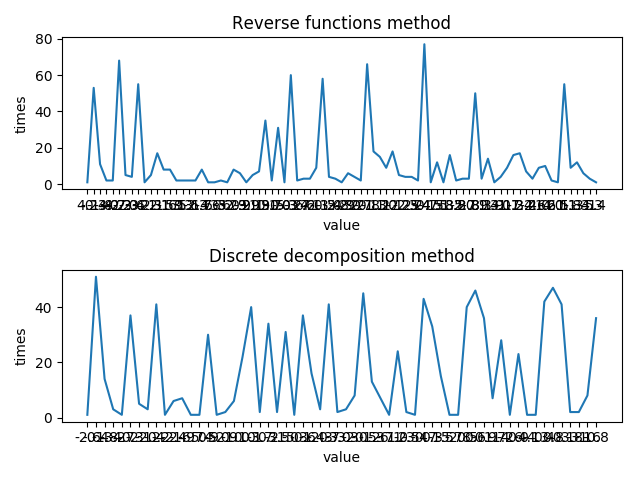

Here is the Python script that generated this plot:
from collections import defaultdict
from math import log

import matplotlib.pyplot as plt

import numpy as np

"""
a >= 0
f(x) =
с * e^(-x), x > a
c * e^(x), x < -a
c иначе
c * (integral_{a}^{+\inf}{e^(-x)} + integral_{-\inf}^{-a}{e^(x)} + integral_{-a}^{a}{1}) = 
c * (2 * (e^(-a) - e^(-inf)) + a + a) = 2c (e^(-a) + a) = 1 <=> c = 1 / (2 * (e^(-a) + a))
---
a < 0
с * e^(-|x|)
c * 2 * e^(0) =  1 <=> c = 1 / 2
"""

a_to_set_by_user = 1
a = max(a_to_set_by_user, 0)
c = 1 / (2 * np.e ** (-a) + a)


def f(x):
    return c * np.e ** (-abs(x)) if abs(x) > a_to_set_by_user else c


def get_new_value_reverse_functions_method():
    """
    F(x) =
    a > 0
    1 - c * e^(-x), x > a
    c * (x + a + e^(-a)), x \in [-a; a]
    c * e^x, x < -a
    ---
    a <= 0
    1 - c * e^(-x), x >= 0
    c * e^x, x <= 0

    тогда G(y) =
    ln(y / c), y \in [0; c * e^(-a))
    y / c - a - e^(-a), y \in [c * e^(-a); 1 - c * e^(-a)]
    ln(c / (1 - y)), y \in (1 - c * e^(-a); 1]
    """

    def G(y):
        if 0 <= y < c * np.e ** (-a):
            return log(y / c)
        if c * np.e ** (-a) <= y <= 1 - c * np.e ** (-a):
            return y / c - a - np.e ** (-a)
        if 1 - c * np.e ** (-a) < y <= 1:
            return log(c / (1 - y))
        assert 0 <= y <= 1

    return G(np.random.uniform())


def get_new_value_reverse_for_e_x():
    def f(x):
        return np.e ** x / np.e ** (-a)

    def G(y):
        return log(y * np.e ** (-a))
    return G(np.random.uniform())


def get_new_value_reverse_for_1():
    def G(y):
        return a * (2 * y - 1)
    return G(np.random.uniform())


def get_new_value_reverse_for_e_minus_x():
    def G(y):
        return a - log(1 - y)
    return G(np.random.uniform())


def get_new_value_discrete():
    q = np.random.uniform()
    if q < c * np.e ** (-a):
        return get_new_value_reverse_for_e_x()
    if c * np.e ** (-a) <= q <= c * np.e ** (-a) + c * 2 * a:
        return get_new_value_reverse_for_1()
    if c * np.e ** (-a) + c * 2 * a < q <= c * np.e ** (-a) + c * 2 * a + np.e ** (-a) * c:
        return get_new_value_reverse_for_e_minus_x()


def draw_reverse_function_method():
    precision = 1
    conversion = "%." + str(precision) + "f"
    n = 1000
    values = defaultdict(int)
    for i in range(n):
        values[conversion % get_new_value_reverse_functions_method()] += 1
    data_x = values.keys()
    data_y = values.values()
    plt.subplot(211)
    plt.title("Reverse functions method")
    plt.plot(data_x, data_y)
    plt.ylabel("times")
    plt.xlabel("value")


def draw_discrete_method():
    precision = 1
    conversion = "%." + str(precision) + "f"
    n = 1000
    values = defaultdict(int)
    for i in range(n):
        values[conversion % get_new_value_discrete()] += 1
    data_x = values.keys()
    data_y = values.values()
    plt.subplot(212)
    plt.title("Discrete decomposition method")
    plt.plot(data_x, data_y)
    plt.ylabel("times")
    plt.xlabel("value")


def main():
    plt.figure(1)
    draw_reverse_function_method()
    draw_discrete_method()
    plt.tight_layout()
    plt.show()


if __name__ == "__main__":
    main()
